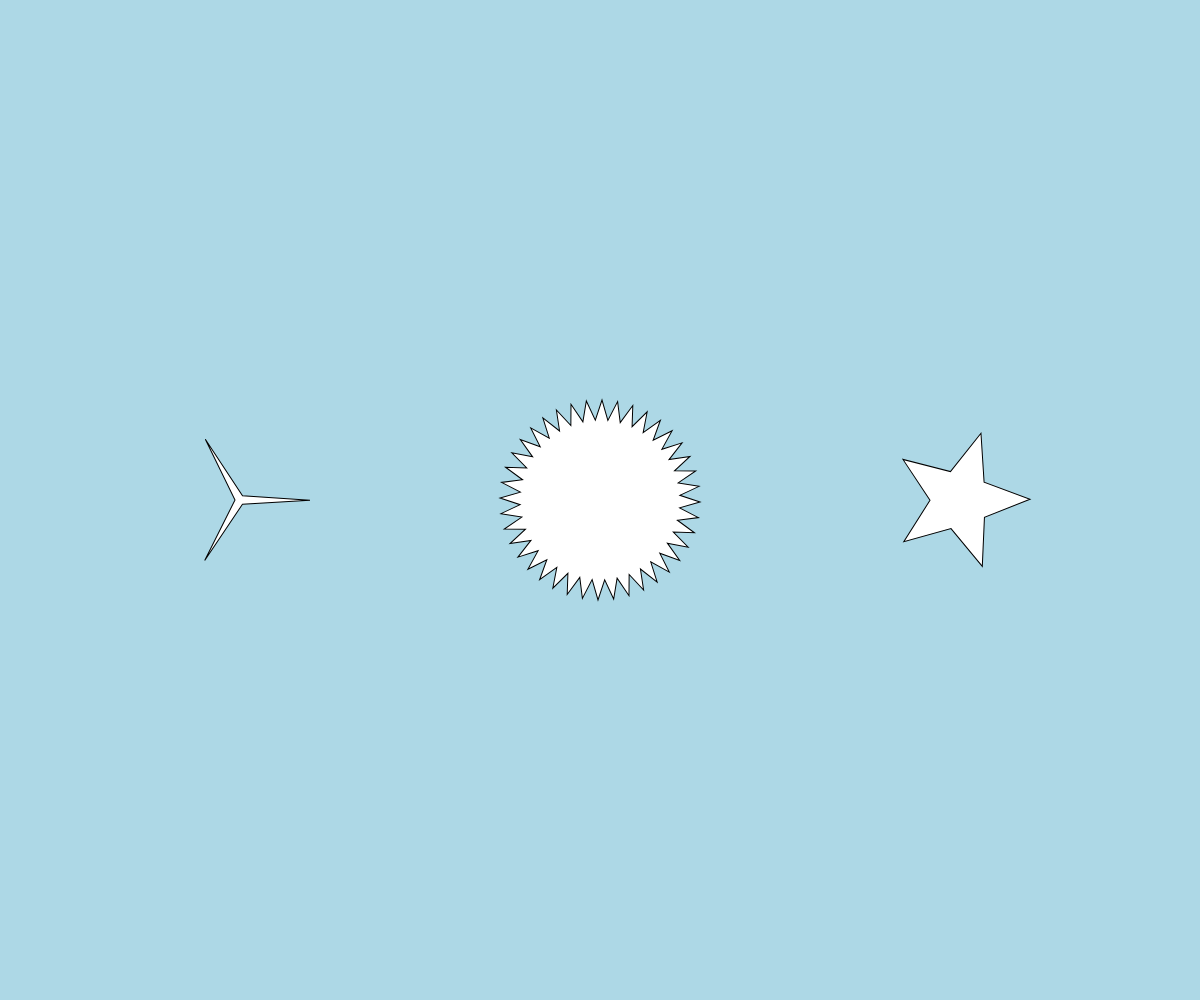
Frame 1 (no input)
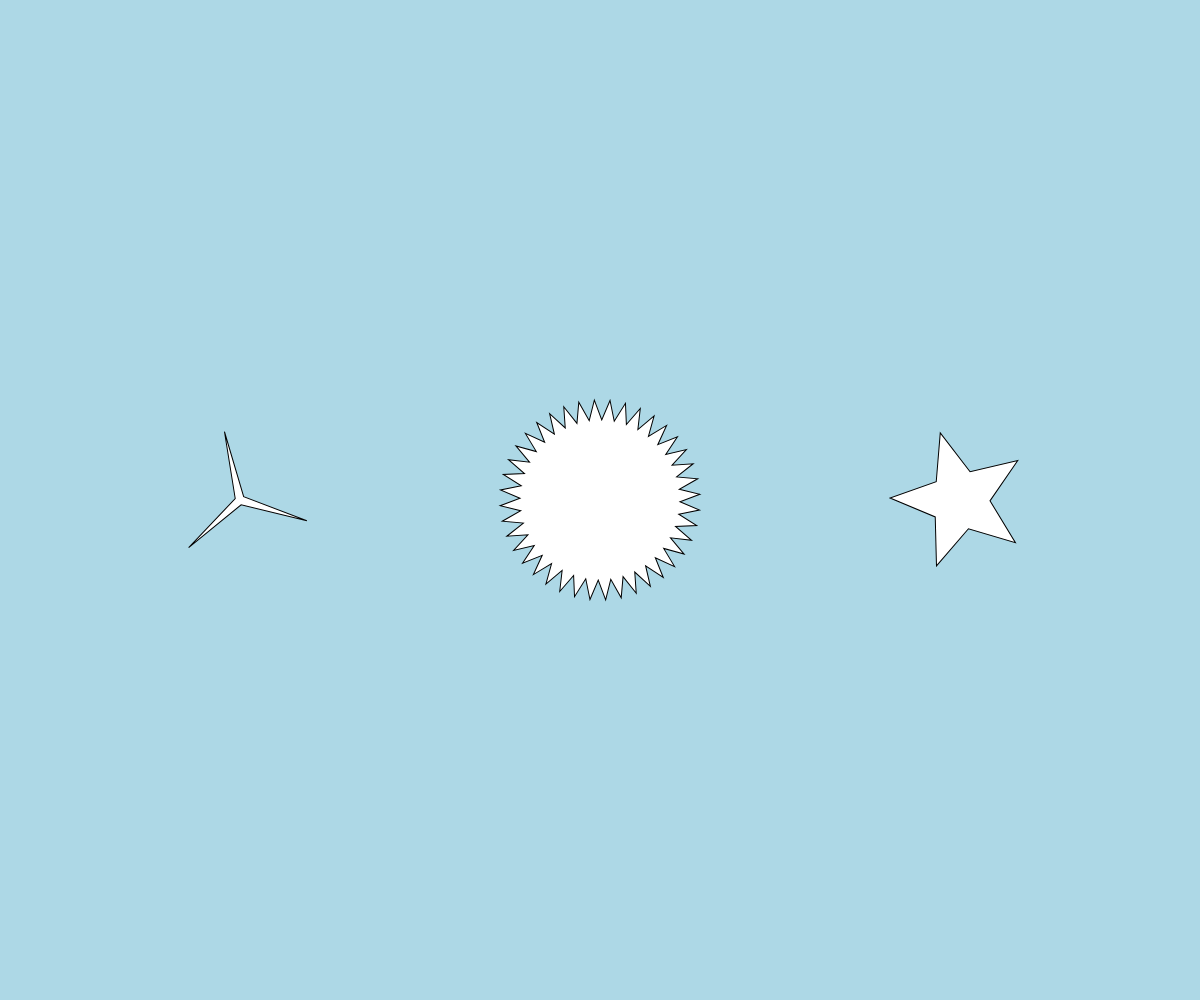
Frame 60 (no input)
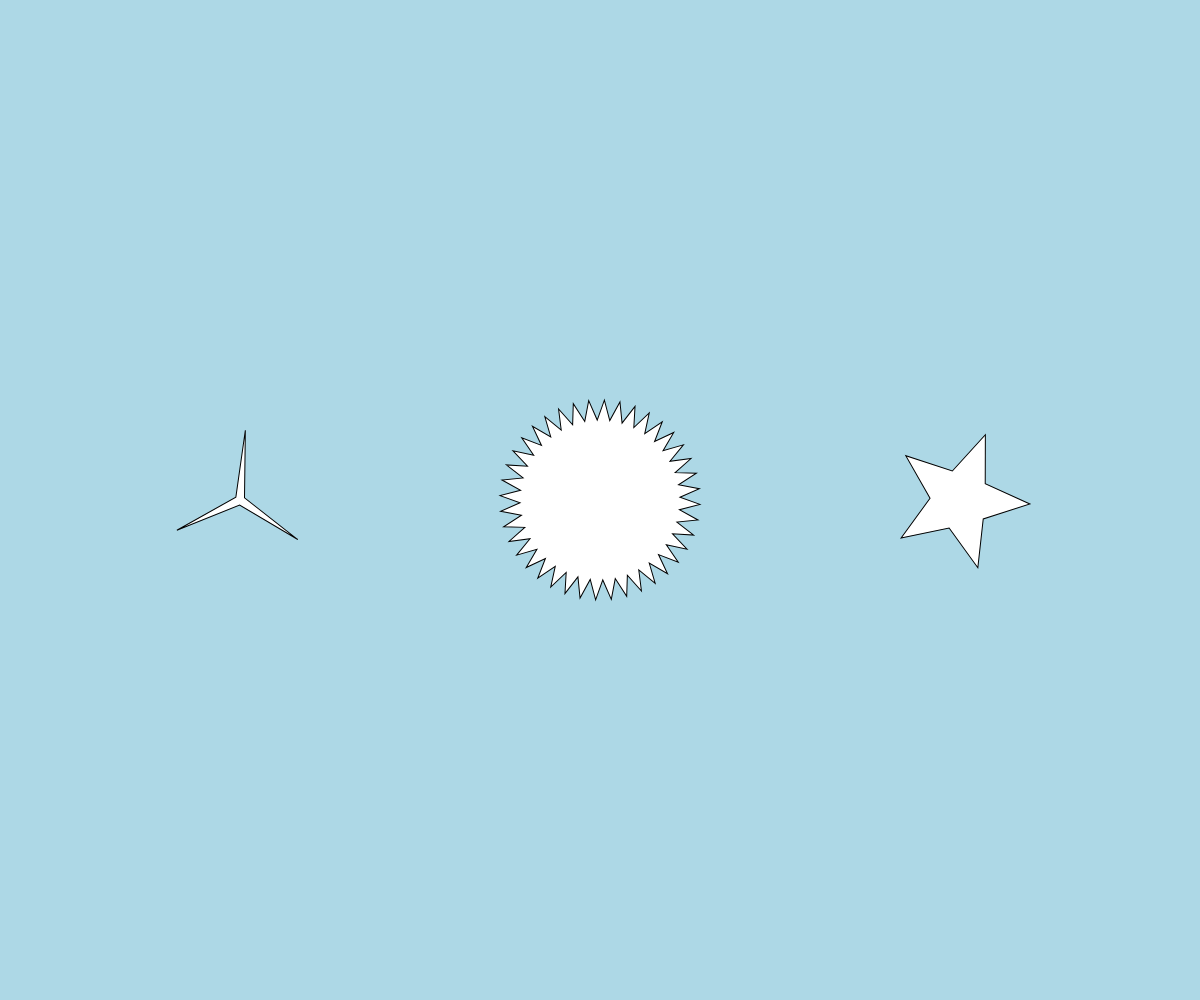
Frame 120 (the mouse pressed at the canvas centre since frame 60)

The p5.js sketch that drew these frames (run headless with seeded random() and noise() and a simulated clock; from frame 60 on, the mouse is pressed at the canvas centre):

// p5.js sketch
// ── sketch.js
function setup() {
    createCanvas(windowWidth, windowHeight);
  }
  
  function draw() {
    background('lightBlue');
    
    push();
    translate(width*0.2, height*0.5);
    rotate(frameCount / 200.0);
    star(0, 0, 5, 70, 3); 
    pop();
    
    push();
    translate(width*0.5, height*0.5);
    rotate(frameCount / 50.0);
    star(0, 0, 80, 100, 40); 
    pop();
    
    push();
    translate(width*0.8, height*0.5);
    rotate(frameCount / -100.0);
    star(0, 0, 30, 70, 5); 
    pop();
  }
  
  function star(x, y, radius1, radius2, npoints) {
    var angle = TWO_PI / npoints;
    var halfAngle = angle/2.0;
    beginShape();
    for (var a = 0; a < TWO_PI; a += angle) {
      var sx = x + cos(a) * radius2;
      var sy = y + sin(a) * radius2;
      vertex(sx, sy);
      sx = x + cos(a+halfAngle) * radius1;
      sy = y + sin(a+halfAngle) * radius1;
      vertex(sx, sy);
    }
    endShape(CLOSE);
  }
